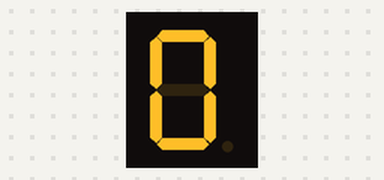
This sketch was run on a simulated Arduino Uno, built with avr-gcc and run on an emulated ATmega328P. Parts: 1-digit seven-segment display. Wiring (inferred from the names in the program): 1-digit 7-segment display, segments lit when HIGH: segments pin 2, pin 3, pin 4, pin 5, pin 6, pin 7, pin 8, pin 9. The segment pins are drawn as the display they are named for.

Above: at 0.1 s.
At 1.1 s:
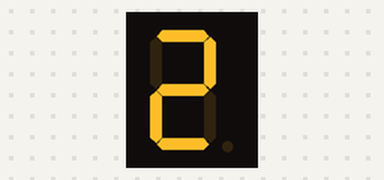
At 2.6 s:
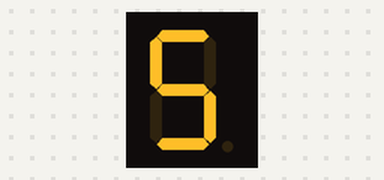
At 5.1 s:
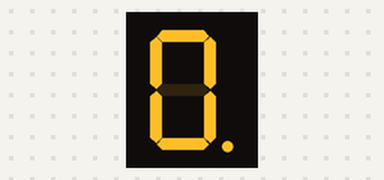
At 7.6 s:
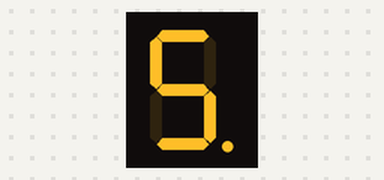
At 10.6 s:
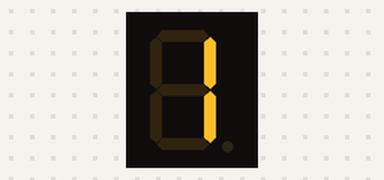

The sketch:

lab4.ino
```cpp
//const int pinA = 2;
//const int pinB = 3;
//const int pinC = 4;
//const int pinD = 5;
//const int pinE = 6;
//const int pinF = 7;
//const int pinG = 8;
//const int pinDP = 9;
//
//const int segSize = 8;
//int index = 0;
//int state = HIGH;
//
//int segments[segSize] = {
//  pinA, pinB, pinC, pinD, pinE, pinF, pinG, pinDP
//};
//
//
//
//
//void setup() {
//  // put your setup code here, to run once:
//   // initialize all the pins
//  for (int i = 0; i < segSize; i++) {
//    pinMode(segments[i], OUTPUT);
//  }
//
//  Serial.begin(9600);
//
//}
//
//void loop() {
//  // put your main code here, to run repeatedly:
////  //aprins 1
////  digitalWrite(pinE, HIGH);
////  digitalWrite(pinF, HIGH);
////
////  delay(3000);
////
////  digitalWrite(pinE, LOW);
////  digitalWrite(pinF, LOW);
////
////  digitalWrite(pinA, HIGH);
////  digitalWrite(pinB, HIGH);
////  digitalWrite(pinC, HIGH);
////
////  delay(3000);
////
////  digitalWrite(pinA, LOW);
////  digitalWrite(pinB, LOW);
////  digitalWrite(pinC, LOW);
//
//  digitalWrite(segments[index], state);
//  delay(500);
//  index++;
//  if (index  >= segSize) {
//    index = 0;
//    state = !state;
//  }
//
//}

// declare all the segments pins
const int pinA = 2;
const int pinB = 3;
const int pinC = 4;
const int pinD = 5;
const int pinE = 6;
const int pinF = 7;
const int pinG = 8;
const int pinDP = 9;

const int segSize = 8;
const int noOfDigits = 10;

bool dpState = LOW;
int index = 0;


// store the pins in an array for easier access
int segments[segSize] = {
  pinA, pinB, pinC, pinD, pinE, pinF, pinG, pinDP
};

byte digitMatrix[noOfDigits][segSize - 1] = {
// a  b  c  d  e  f  g
  {1, 1, 1, 1, 1, 1, 0}, // 0
  {0, 1, 1, 0, 0, 0, 0}, // 1
  {1, 1, 0, 1, 1, 0, 1}, // 2
  {1, 1, 1, 1, 0, 0, 1}, // 3
  {0, 1, 1, 0, 0, 1, 1}, // 4
  {1, 0, 1, 1, 0, 1, 1}, // 5
  {1, 0, 1, 1, 1, 1, 1}, // 6
  {1, 1, 1, 0, 0, 0, 0}, // 7
  {1, 1, 1, 1, 1, 1, 1}, // 8
  {1, 1, 1, 1, 0, 1, 1}  // 9
};


void displayNumber(byte digit, byte decimalPoint) {
  for (int i = 0; i < segSize - 1; i++) {
    digitalWrite(segments[i], digitMatrix[digit][i]);
  }

  // write the decimalPoint to DP pin
  digitalWrite(segments[segSize - 1], decimalPoint);
}

void setup() {
  // initialize all the pins
  for (int i = 0; i < segSize; i++) {
  pinMode(segments[i], OUTPUT);
  }
}

void loop() {
  // turn all the pins on in order. It is a good exercise to see if you connected the wires properly
  displayNumber(index, dpState);
  index++;

  if(index > 9) {
    dpState = !dpState;
    index = 0;
  }
  delay(500);
}
```

Measured:
- by itself, everything shown: repeats every 10.0 s, in 20 steps
- what the display in image 1 shows lasts 0.5 s, from 1.0 s to 1.5 s
